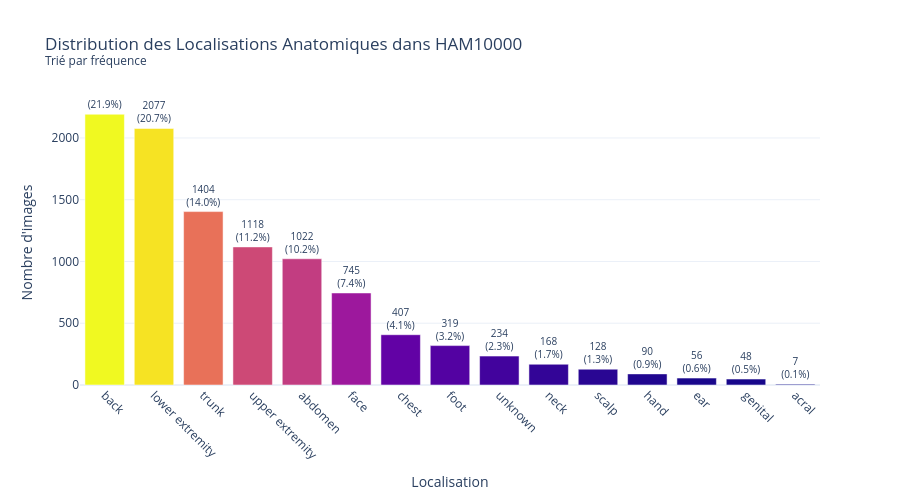

The cell this chart's notebook holds for it:
### Code cell
import plotly.express as px

# 1. Nettoyer les données
df_clean = df.dropna(subset=['localization']).copy()

# 2. Calculer la distribution
loc_counts = df_clean['localization'].value_counts().reset_index()
loc_counts.columns = ['Localization', 'Count']
loc_counts['Percentage'] = (loc_counts['Count'] / loc_counts['Count'].sum()) * 100

# 3. Ajouter étiquette : "Back (22.5%)"
loc_counts['Label'] = loc_counts.apply(
    lambda row: f"{row['Count']}<br>({row['Percentage']:.1f}%)", axis=1
)

# 4. Trier par ordre décroissant
loc_counts = loc_counts.sort_values('Count', ascending=False)

# 5. Créer le graphique
fig = px.bar(
    loc_counts,
    x='Localization',
    y='Count',
    text='Label',
    title='Distribution des Localisations Anatomiques dans HAM10000<br><sup>Trié par fréquence</sup>',
    labels={'Localization': 'Localisation', 'Count': 'Nombre d\'images'},
    color='Count',
    color_continuous_scale='Plasma',  # 🔥 Palette Plasma
    hover_data={'Percentage': ':.1f'}  # Pourcentage au survol
)

# 6. Personnalisation
fig.update_traces(
    textposition='outside',
    textfont_size=10
)

# 7. Mise en page
fig.update_layout(
    xaxis_title="Localisation",
    yaxis_title="Nombre d'images",
    template="plotly_white",
    width=900,
    height=500,
    coloraxis_showscale=False,  # Cache la barre de couleur si trop encombrante
    xaxis=dict(tickangle=45)  # Incliner les labels si besoin
)

# 8. Afficher
fig.show()

### Figure 1 — Plotly figure (JSON) as saved in the notebook; plotly's stock layout.template omitted (floating-point values rounded to 4 significant figures)
{"data": [{"customdata": [[21.89], [20.74], [14.02], [11.16], [10.2], [7.439], [4.064], [3.185], [2.336], [1.677], [1.278], [0.8987], [0.5592], [0.4793], [0.0699]], "hovertemplate": "Localisation=%{x}<br>Nombre d'images=%{marker.color}<br>Label=%{text}<br>Percentage=%{customdata[0]:.1f}<extra></extra>", "legendgroup": "", "marker": {"color": [2192, 2077, 1404, 1118, 1022, 745, 407, 319, 234, 168, 128, 90, 56, 48, 7], "coloraxis": "coloraxis", "pattern": {"shape": ""}}, "name": "", "orientation": "v", "showlegend": false, "text": ["2192<br>(21.9%)", "2077<br>(20.7%)", "1404<br>(14.0%)", "1118<br>(11.2%)", "1022<br>(10.2%)", "745<br>(7.4%)", "407<br>(4.1%)", "319<br>(3.2%)", "234<br>(2.3%)", "168<br>(1.7%)", "128<br>(1.3%)", "90<br>(0.9%)", "56<br>(0.6%)", "48<br>(0.5%)", "7<br>(0.1%)"], "textfont": {"size": 10}, "textposition": "outside", "type": "bar", "x": ["back", "lower extremity", "trunk", "upper extremity", "abdomen", "face", "chest", "foot", "unknown", "neck", "scalp", "hand", "ear", "genital", "acral"], "xaxis": "x", "y": [2192, 2077, 1404, 1118, 1022, 745, 407, 319, 234, 168, 128, 90, 56, 48, 7], "yaxis": "y"}], "layout": {"barmode": "relative", "coloraxis": {"colorbar": {"title": {"text": "Nombre d'images"}}, "colorscale": [[0, "#0d0887"], [0.1111, "#46039f"], [0.2222, "#7201a8"], [0.3333, "#9c179e"], [0.4444, "#bd3786"], [0.5556, "#d8576b"], [0.6667, "#ed7953"], [0.7778, "#fb9f3a"], [0.8889, "#fdca26"], [1, "#f0f921"]], "showscale": false}, "height": 500, "legend": {"tracegroupgap": 0}, "title": {"text": "Distribution des Localisations Anatomiques dans HAM10000<br><sup>Trié par fréquence</sup>"}, "width": 900, "xaxis": {"anchor": "y", "domain": [0, 1], "tickangle": 45, "title": {"text": "Localisation"}}, "yaxis": {"anchor": "x", "domain": [0, 1], "title": {"text": "Nombre d'images"}}}}
